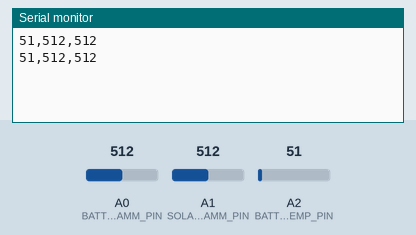
This sketch was run on a simulated Arduino Uno, built with avr-gcc and run on an emulated ATmega328P. On the bench: the last lines printed to the serial monitor. Inputs (shaded band) come from the test bench; at power-on: A2 (BATTERY_TEMP_PIN) = 51, A0 (BATTERY_AMM_PIN) = 512, A1 (SOLAR_AMM_PIN) = 512.

Above: at 1.8 s.
1.9 s: A2 (BATTERY_TEMP_PIN) set to 61
At 2.8 s:
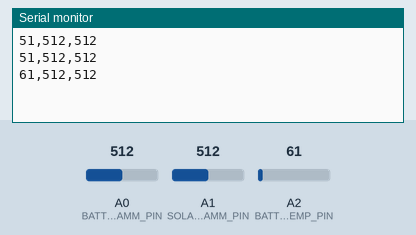
3.4 s: A0 (BATTERY_AMM_PIN) set to 716
At 4.7 s:
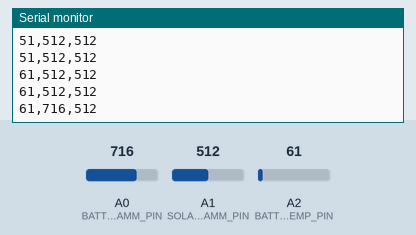
4.9 s: A1 (SOLAR_AMM_PIN) set to 716
At 5.5 s:
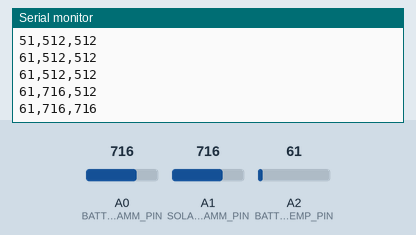
6.4 s: A2 (BATTERY_TEMP_PIN) set to 71
At 7.7 s:
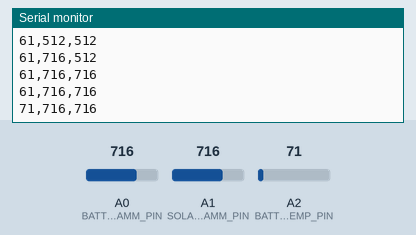
7.9 s: A0 (BATTERY_AMM_PIN) set to 900
At 8.8 s:
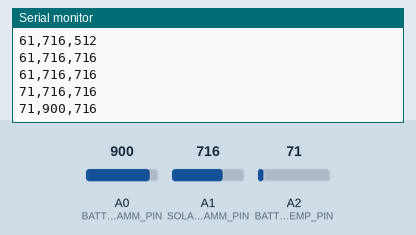
9.4 s: A1 (SOLAR_AMM_PIN) set to 900
At 10.7 s:
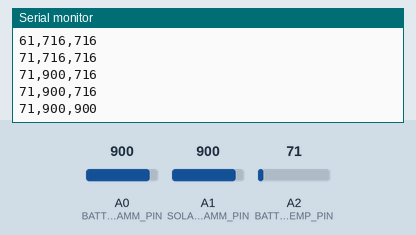
Timing chart, 0 to 11.9 s (numbered marks = the images above; inputs shaded):
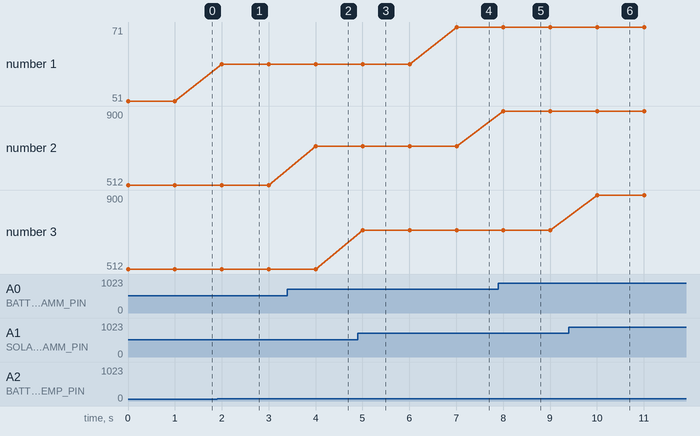

The sketch:

SensorDataCollector.ino
```cpp
#include "OperatorBridge.h"
#include "PinMap.h"

OperatorBridge *ob = nullptr;
OperatorBridge::PacketOut out;

void setup() {
  // calls Serial.begin(9600)
  ob = new OperatorBridge();
}

void check_temp() {
  // turn on cooling fans if temperature too high
  return;
}

void loop() {
  /* NOTE: Future improvements can involve arduino sending packets back out to
   * android tablet about warnings (ex: high temperature) and have GUI show some
   * warning, but for now just have Arduino automatically turn on cooling fans
   * when temperature reaches a certain point. Of course, this requires Arduino
   * to do some temperature processing on its part when in reality, arduino
   * should simply collect and send data to tablet, let tablet do computations,
   * and let tablet send commands to arduino (ex: turn on cooling fans).
   */

   // reason for certain changes: why send floats over serial and put more
   // burden on communications. Just send raw int readings and let tablet handle
   // the rest. This makes changes to methods of measuring battery state of
   // charge easily changeable.
  out.batteryCharge = analogRead(BATTERY_AMM_PIN);
  out.solarPanelChargeRate = analogRead(SOLAR_AMM_PIN);
  out.batteryTemp = analogRead(BATTERY_TEMP_PIN);
  ob->send(out);
  delay(1000);
}
```

OperatorBridge.cpp
```cpp
#include <stdlib.h>
#include <avr/pgmspace.h>
#include "OperatorBridge.h"

OperatorBridge::OperatorBridge() {
  Serial.begin(9600);
  Serial.setTimeout(300);
}

OperatorBridge::~OperatorBridge() {
  Serial.end();
}

bool OperatorBridge::send(OperatorBridge::PacketOut packet) {
  /* Will send strings of data in the following format:
   * 'temp, battery_charge, solar_charge\n' where each value is an int
   */
  Serial.print(packet.batteryTemp);
  Serial.print(",");
  Serial.print(packet.batteryCharge);
  Serial.print(",");
  Serial.println(packet.solarPanelChargeRate);
  return true;
}

OperatorBridge::PacketIn *OperatorBridge::read() {
  if (Serial.available() > 30) {
    if (!Serial.find((char*)"BEGIN_PACKET")) return nullptr;
    if (!Serial.find((char*)"TEST_VAL1:")) return nullptr;
    float testValue = Serial.parseFloat();
    if (!Serial.find((char*)"END_PACKET")) return nullptr;
    Serial.readStringUntil('\n');

    PacketIn *packet = new PacketIn();
    return packet;
  }
  return nullptr;
}
```

OperatorBridge.h
```cpp
#ifndef OPERATOR_BRIDGE_H
#define OPERATOR_BRIDGE_H

// I'm Zach!
#include "Arduino.h"
#include <stdbool.h>

class OperatorBridge {
public:
    class PacketOut {
    public:
        int batteryTemp;
        int batteryCharge;
        int solarPanelChargeRate;
    };

    class PacketIn {
    public:
        bool motorOn;
    };

    OperatorBridge();
    ~OperatorBridge();

    // Reads a packet from the connection, null if nothing
    // has been received.
    PacketIn *read();
    // Sends a packet over the connection, returns
    // true iff success.
    bool send(PacketOut packet);
};

#endif
```

PinMap.h
```cpp
#ifndef PIN_MAP_H
#define PIN_MAP_H

#define BATTERY_AMM_PIN A0
#define SOLAR_AMM_PIN A1
#define BATTERY_TEMP_PIN A2
// Declare mappings of pins to I/O devices here.
// Eg. static int BATTERY_THERMOMETER_PIN = 9;
// Then in other code, you can simply reference this pin.

#endif
```

Measured:
- after the input at 1.9 s, the serial monitor: prints a new line after 0.10 s (image 1)
- after the input at 3.4 s, the serial monitor: prints a new line after 0.60 s (image 2)
- after the input at 4.9 s, the serial monitor: prints a new line after 0.10 s (image 3)
- after the input at 6.4 s, the serial monitor: prints a new line after 0.61 s (image 4)
- after the input at 7.9 s, the serial monitor: prints a new line after 0.11 s (image 5)
- after the input at 9.4 s, the serial monitor: prints a new line after 0.61 s (image 6)
- plotted number 1: 51 → 61 after the input at 1.9 s, 61 → 71 after the input at 6.4 s
- plotted number 2: 512 → 716 after the input at 3.4 s, 716 → 900 after the input at 7.9 s
